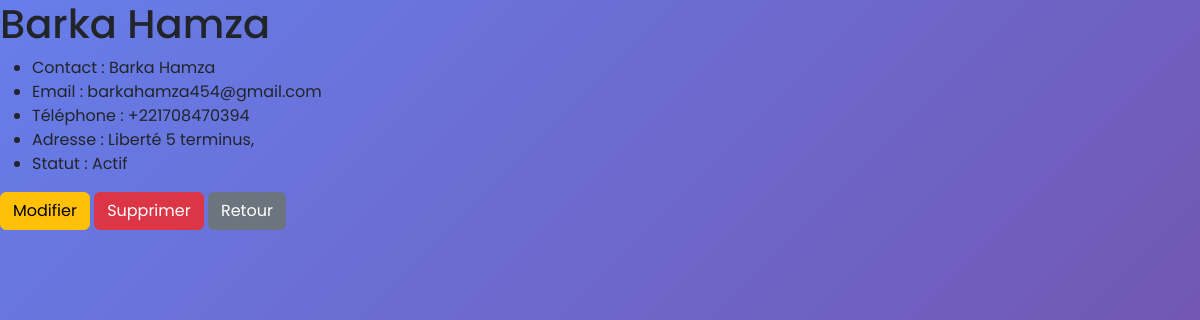
The page /accounts/suppliers/5/ (signed in) on the database its author committed.
### apps/core/models.py (models this page shows, shortened)
class Supplier(models.Model):
    class Status(models.TextChoices):
        ACTIVE = "ACTIVE", "Actif"
        INACTIVE = "INACTIVE", "Inactif"
        SUSPENDED = "SUSPENDED", "Suspendu"
    name = models.CharField(max_length=200, verbose_name="Nom du fournisseur")
    contact_person = models.CharField(max_length=150, verbose_name="Personne de contact")
    email = models.EmailField(verbose_name="Email")
    phone_regex = RegexValidator(
        regex=r'^\+?1?\d{9,15}$',
        message="Le numéro doit être au format: '+999999999'. 15 chiffres maximum."
    )
    phone = models.CharField(validators=[phone_regex], max_length=17, verbose_name="Téléphone")
    address = models.TextField(verbose_name="Adresse complète")
    city = models.CharField(max_length=100, verbose_name="Ville")
    postal_code = models.CharField(max_length=20, verbose_name="Code postal")
    country = models.CharField(max_length=100, default="France", verbose_name="Pays")
    tax_number = models.CharField(max_length=50, blank=True, verbose_name="Numéro TVA")
    payment_terms = models.CharField(max_length=100, default="30 jours", verbose_name="Conditions de paiement")
    credit_limit = models.DecimalField(max_digits=12, decimal_places=2, default=0.00, verbose_name="Limite de crédit (€)")
    status = models.CharField(max_length=20, choices=Status.choices, default=Status.ACTIVE, verbose_name="Statut")
    notes = models.TextField(blank=True, verbose_name="Notes internes")
    created_at = models.DateTimeField(auto_now_add=True, verbose_name="Créé le")
    updated_at = models.DateTimeField(auto_now=True, verbose_name="Modifié le")
    class Meta:
        verbose_name = "Fournisseur"
        verbose_name_plural = "Fournisseurs"
        ordering = ['name']

### apps/accounts/views.py (the view)
# urls.py: path('suppliers/<int:pk>/',     views.SupplierDetailView.as_view(),    name='supplier_detail'),
class SupplierDetailView(LoginRequiredMixin, AdminRequiredMixin, DetailView):
    model = Supplier
    template_name = 'accounts/suppliers/supplier_detail.html'
    context_object_name = 'supplier'

### apps/accounts/models.py (called while the page is built)
    def is_admin(self):
        return self.role == self.Role.ADMIN

### apps/accounts/views.py (called while the page is built)
    def test_func(self):
        return self.request.user.is_authenticated and self.request.user.is_admin()

### apps/accounts/templates/accounts/suppliers/supplier_detail.html (shortened to what this page needs)
{% extends 'base.html' %}
{% block content %}
<h1>{{ supplier.name }}</h1>
<ul>
  <li>Contact : {{ supplier.contact_person }}</li>
  <li>Email : {{ supplier.email }}</li>
  <li>Téléphone : {{ supplier.phone }}</li>
  <li>Adresse : {{ supplier.address }}, {{ supplier.city }}</li>
  <li>Statut : {{ supplier.get_status_display }}</li>
</ul>
<a href="{% url 'accounts:supplier_edit' supplier.pk %}" class="btn btn-warning">Modifier</a>
<a href="{% url 'accounts:supplier_delete' supplier.pk %}" class="btn btn-danger">Supprimer</a>
<a href="{% url 'accounts:supplier_list' %}" class="btn btn-secondary">Retour</a>
{% endblock %}

### templates/base.html (style rules this page uses)
:root { --primary-color: #103cbe; --secondary-color: #6c757d; --success-color: #28a745; --danger-color: #dc3545; --warning-color: #ffc107; --info-color: #17a2b8; }
body { font-family: 'Poppins', sans-serif; background: linear-gradient(135deg, #667eea 0%, #764ba2 100%); min-height: 100vh; }

### rows shown on the page
Supplier: contact_person "Barka Hamza", email "barkahamza454@gmail.com", phone "+221708470394", address "Liberté 5 terminus", status "Actif"
